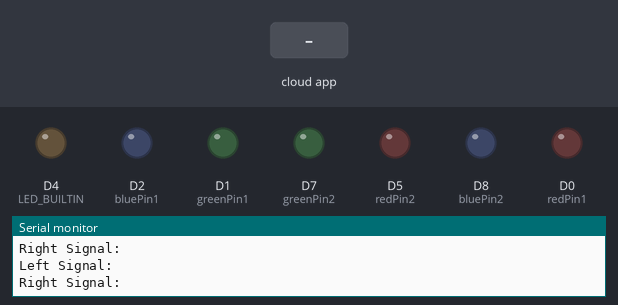
Simulated run of this sketch. Board: ESP8266 (NodeMCU). Shown: output pins drawn as LEDs (lit = HIGH, except the on-board LED, lit = LOW), the last lines printed to the serial monitor. Inputs (shaded band) come from the test bench. WiFi joins after 1.5 s; servers stay silent unless stated; the Firebase database answers and starts empty.

Above: at 3.7 s.
3.8 s: the phone or cloud app sets left_signal to GREEN
At 5.6 s:
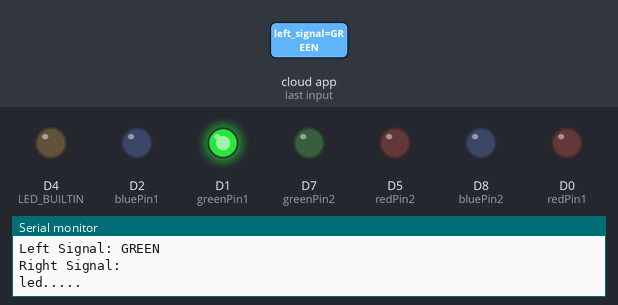
5.9 s: the phone or cloud app sets right_signal to GREEN
At 6.9 s:
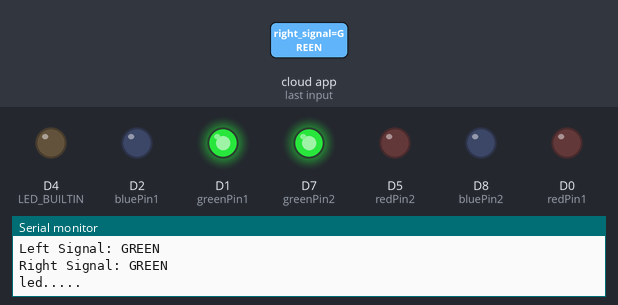
7.5 s: the phone or cloud app sets left_signal to RED
At 8.8 s:
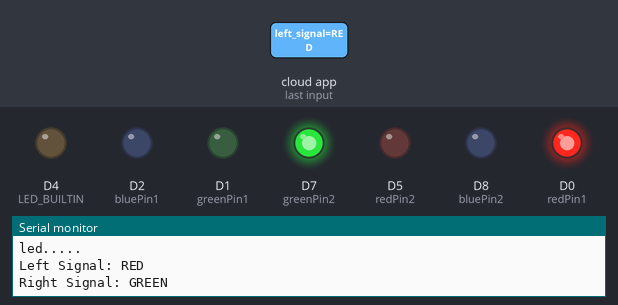
9.9 s: the phone or cloud app sets right_signal to RED
At 11.2 s:
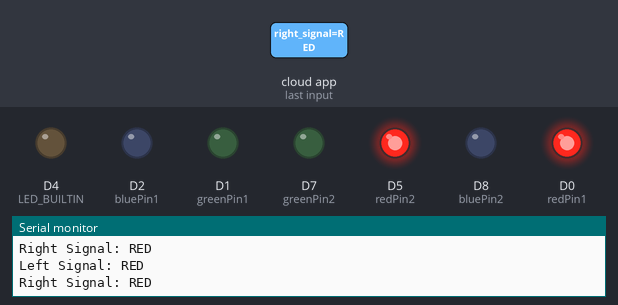
11.5 s: the phone or cloud app sets left_signal to YELLOW
At 13.1 s:
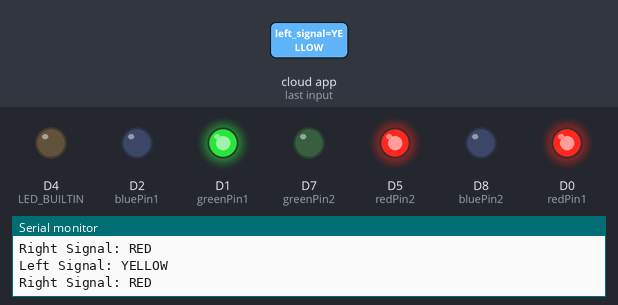
13.9 s: the phone or cloud app sets right_signal to YELLOW
At 14.4 s:
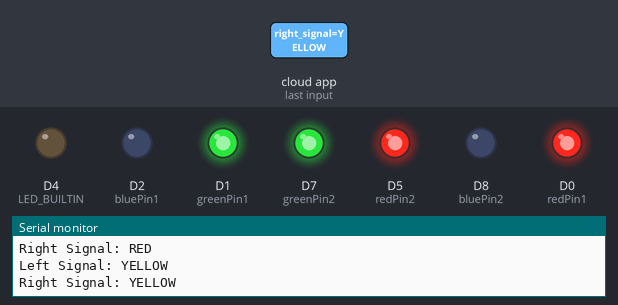
Timing chart, 0 to 16.5 s (numbered marks = the images above; inputs shaded):
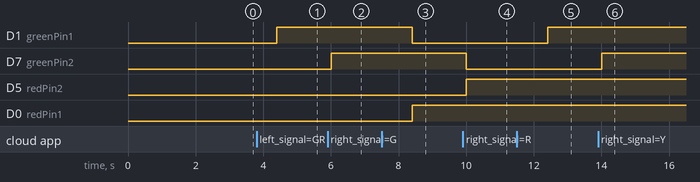

The sketch:

final_project.ino
```cpp
#include <ESP8266Firebase.h>
#include <ESP8266WiFi.h>

#define _SSID "project" // Your WiFi SSID
#define _PASSWORD "Cucek12." // Your WiFi Password
#define REFERENCE_URL "https://toycar-8266e-default-rtdb.asia-southeast1.firebasedatabase.app" // Your Firebase project reference URL

// LED pin assignments for NodeMCU v3 (ESP8266)
const int redPin1 = 16;   // Red LED 1 (GPIO5)
const int greenPin1 = 5; // Green LED 1 (GPIO4)
const int bluePin1 = 4;  // Blue LED 1 (GPIO0)

const int redPin2 = D5;   // Red LED 2 (GPIO2)
const int greenPin2 = D7; // Green LED 2 (GPIO14)
const int bluePin2 = D8;  // Blue LED 2 (GPIO12)

Firebase firebase(REFERENCE_URL);

void setup() {
  Serial.begin(115200);
  pinMode(LED_BUILTIN, OUTPUT);
  digitalWrite(LED_BUILTIN, LOW);

  // Set LED pins as outputs
  pinMode(redPin1, OUTPUT);
  pinMode(greenPin1, OUTPUT);
  pinMode(bluePin1, OUTPUT);
  pinMode(redPin2, OUTPUT);
  pinMode(greenPin2, OUTPUT);
  pinMode(bluePin2, OUTPUT);

  WiFi.mode(WIFI_STA);
  WiFi.disconnect();
  delay(1000);

  // Connect to WiFi
  Serial.println();
  Serial.println();
  Serial.print("Connecting to: ");
  Serial.println(_SSID);
  WiFi.begin(_SSID, _PASSWORD);
  while (WiFi.status() != WL_CONNECTED) {
    delay(500);
    Serial.print("-");
  }
  Serial.println("");
  Serial.println("WiFi Connected");

  // Print the IP address
  Serial.print("IP Address: ");
  Serial.print("http://");
  Serial.print(WiFi.localIP());
  Serial.println("/");

  digitalWrite(LED_BUILTIN, HIGH);
}

void loop() {
  // Fetch data from Firebase
  String leftSignal = firebase.getString("traffic/left_signal");
  String rightSignal = firebase.getString("traffic/right_signal");

  Serial.print("Left Signal: ");
  Serial.println(leftSignal);
  Serial.print("Right Signal: ");
  Serial.println(rightSignal);

  // Control LED 1 based on left_signal value
  if (leftSignal == "GREEN") {
    digitalWrite(redPin1, LOW);
    digitalWrite(greenPin1, HIGH);
    digitalWrite(bluePin1, LOW);
    Serial.println("led.....");
  } else if (leftSignal == "RED") {
    digitalWrite(redPin1, HIGH);
    digitalWrite(greenPin1, LOW);
    digitalWrite(bluePin1, LOW);
  } else if (leftSignal == "YELLOW") {
    digitalWrite(redPin1, HIGH);
    digitalWrite(greenPin1, HIGH);
    digitalWrite(bluePin1, LOW);
  }

  // Control LED 2 based on right_signal value
  if (rightSignal == "GREEN") {
    digitalWrite(redPin2, LOW);
    digitalWrite(greenPin2, HIGH);
    digitalWrite(bluePin2, LOW);
  } else if (rightSignal == "RED") {
    digitalWrite(redPin2, HIGH);
    digitalWrite(greenPin2, LOW);
    digitalWrite(bluePin2, LOW);
  } else if (rightSignal == "YELLOW") {
    digitalWrite(redPin2, HIGH);
    digitalWrite(greenPin2, HIGH);
    digitalWrite(bluePin2, LOW);
  }

  delay(500); // Wait for 500ms before checking again
}
```

Measured:
- after the input at 3.8 s, D1 (greenPin1): LOW → HIGH after 0.60 s
- after the input at 5.9 s, D7 (greenPin2): LOW → HIGH after 0.11 s
- after the input at 7.5 s, D1 (greenPin1): HIGH → LOW after 0.91 s; D0 (redPin1): LOW → HIGH after 0.91 s
- after the input at 9.9 s, D7 (greenPin2): HIGH → LOW after 0.11 s; D5 (redPin2): LOW → HIGH after 0.11 s
- after the input at 11.5 s, D1 (greenPin1): LOW → HIGH after 0.91 s
- after the input at 13.9 s, D7 (greenPin2): LOW → HIGH after 0.11 s
